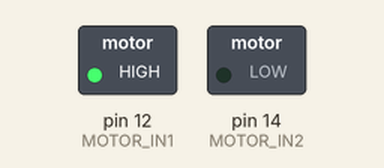
Recording of a sketch running on a simulated Arduino Uno, built with avr-gcc and run on an emulated ATmega328P. Shown: switched loads named in the sketch (green lamp = pin HIGH).

Above: at 0.1 s.
Timing chart, 0 to 1.6 s (numbered marks = the images above):
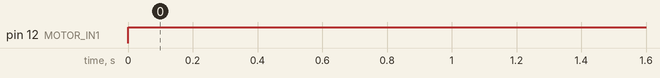

The sketch:

test_motor.ino
```cpp
#define MOTOR_IN1 12
#define MOTOR_IN2 14


void setup() {
  Serial.begin(9600);
  pinMode(MOTOR_IN1, OUTPUT);
  pinMode(MOTOR_IN2, OUTPUT);
}

void loop() {
    digitalWrite(MOTOR_IN1, HIGH);
    digitalWrite(MOTOR_IN2, LOW);
  delay(1000);
}
```

Measured:
- by itself, pin 12 (MOTOR_IN1): LOW → HIGH at 0.00 s
